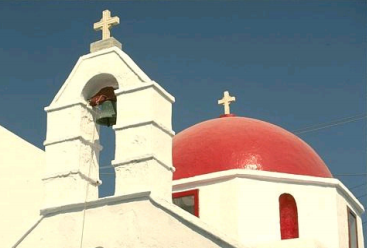
#> input picture Experiments/Image Segmentation exp/secondRound/1.PNG, 367 x 248 px, found by its file name
$ jupyter execute _kmeans.ipynb
#> lines starting #> are read from the running program, lines starting #| are printed output that depends on the picture
[cell 1]
import numpy as np
import pandas as pd
import cv2 as cv
from matplotlib import pyplot as plt
from sklearn.cluster import KMeans

[cell 2]
# img=cv.imread('189080.jpg')
img=cv.imread('1.png')
#> img is the input picture: shape (248, 367, 3); mean B, G, R 150.1, 155.5, 152.9
img=cv.cvtColor(img,cv.COLOR_BGR2RGB)

plt.imshow(img)
plt.xticks([])
plt.yticks([])
plt.grid(False)

[cell 3]
pic=cv.cvtColor(img,cv.COLOR_RGB2LUV)
#> pic: shape (248, 367, 3); mean of channels 0, 1, 2 161.4, 98.3, 139.6
plt.imshow(pic)

[cell 4]
pic_n = pic.reshape(pic.shape[0]*pic.shape[1], pic.shape[2])
pic_n.shape
#> Out = (91016, 3)

[cell 5]
import time as t
timearray=[]
segementedImg=[]

[cell 6]
clusterssize = [2,3,4,5,6,7,8,9,10]
error=[]

[cell 7]
for i in clusterssize:
    start=t.time()
    kmeans = KMeans(n_clusters=i, random_state=0).fit(pic_n)
    timearray.append(t.time()-start)
    segementedImg.append(kmeans.labels_)
    pic2show = kmeans.cluster_centers_[kmeans.labels_]
    cluster_pic = pic2show.reshape(pic.shape[0], pic.shape[1], pic.shape[2])
    error.append(np.linalg.norm(pic-cluster_pic))
    print(i)
#> after the loop, error = [9263.1, 5613.9, 4229.4, 3829.7, 3521.3, 3310.7, 2937.3, 2851.9, 2751.7]; segementedImg = 9 items; timearray = [0.0522, 0.0419, 0.0348, 0.0629, 0.074, 0.0725, 0.0742, 0.0848, 0.0824]

[cell 8]
plt.xlabel('Number of Clusters')
plt.ylabel('Error')
plt.plot(clusterssize,error)
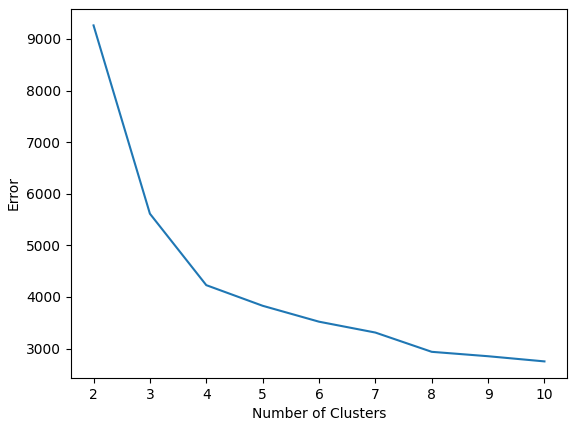
#> figure drawn by matplotlib, 1 panel

[cell 9]
plt.xlabel('Number of Clusters')
plt.ylabel('Time [Sec]')

plt.plot(np.arange(2,11,1),timearray)
np.savetxt("kmeans_timearray.csv", timearray, delimiter=",")
np.savetxt("kmeans_segementedImg.csv", segementedImg, delimiter=",")
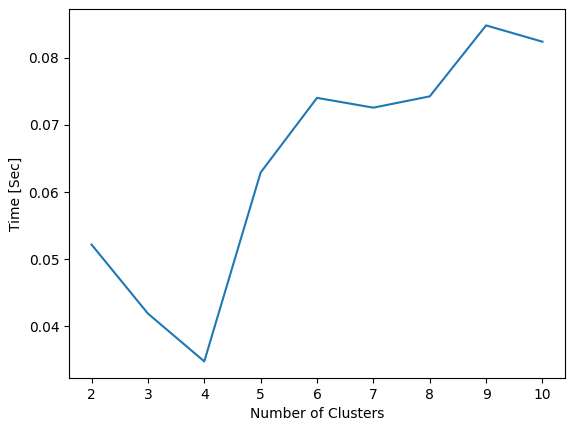
#> figure drawn by matplotlib, 1 panel

[cell 10]
cluster_pic = pic2show.reshape(pic.shape[0], pic.shape[1],3)
#> cluster_pic: shape (248, 367, 3) float64; mean of channels 0, 1, 2 161.4, 98.3, 139.6
plt.imshow(cluster_pic/255,cmap='gray')
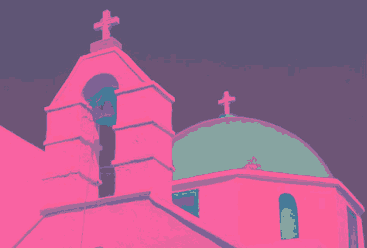
#> shown: shape (248, 367, 3) float64; mean R, G, B 0.633, 0.386, 0.548

[cell 11]
error
#> Out has the same summary as error

$ run again, with Experiments/Image Segmentation exp/secondRound/189080.jpg saved as Experiments/Image Segmentation exp/secondRound/1.PNG
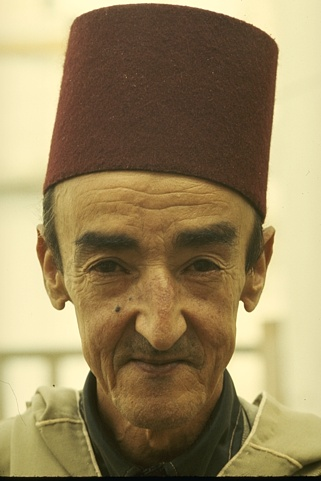
#> input picture Experiments/Image Segmentation exp/secondRound/189080.jpg, 321 x 481 px, found by its file name
#> img is the input picture: shape (481, 321, 3); mean B, G, R 94.2, 133.4, 151.8
#> pic: shape (481, 321, 3); mean of channels 0, 1, 2 140.2, 106.6, 163.6
#> after the loop `for i in clusterssize:`: error = [12535.7, 7668.8, 6227.7, 5266.5, 4351.8, 3879, 3551.5, 3290.5, 3061.8]; segementedImg = 9 items; timearray = [0.0746, 0.06, 0.101, 0.061, 0.0823, 0.2, 0.113, 0.117, 0.12]
#> `[cell 9] plt.xlabel('Number of Clusters') plt.ylabel('Time [Sec]')  pl..`:
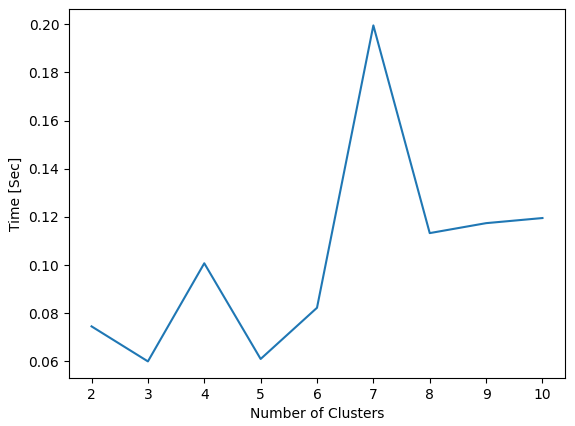
#> figure drawn by matplotlib, 1 panel
#> `[cell 10] cluster_pic = pic2show.reshape(pic.shape[0], pic.shape[1],3)..`:
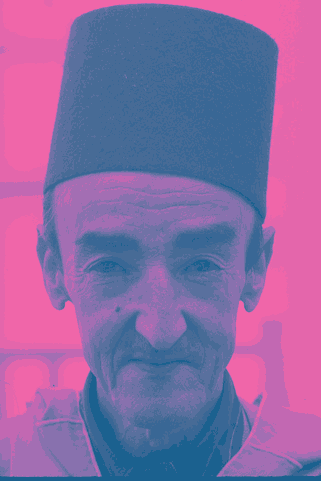
#> shown: shape (481, 321, 3) float64; mean R, G, B 0.549, 0.418, 0.642
#> `error`: Out has the same summary as error

$ run again, with Experiments/Image Segmentation exp/secondRound/1 (2).jpg saved as Experiments/Image Segmentation exp/secondRound/1.PNG
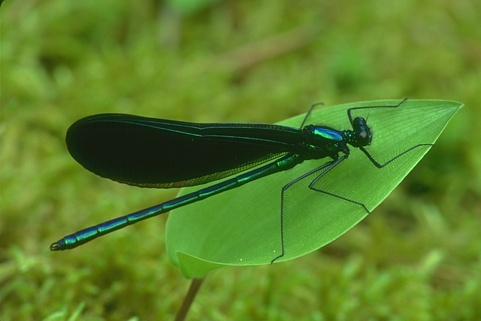
#> input picture Experiments/Image Segmentation exp/secondRound/1 (2).jpg, 481 x 321 px, found by its file name
#> img is the input picture: shape (321, 481, 3); mean B, G, R 40.8, 129, 93
#> pic: shape (321, 481, 3); mean of channels 0, 1, 2 125.5, 84.1, 183.5
#> after the loop `for i in clusterssize:`: error = [8352.9, 6189.3, 5064.3, 4423, 4072.9, 3744.2, 3551.2, 3372.3, 3197.6]; segementedImg = 9 items; timearray = [0.0763, 0.0745, 0.0558, 0.138, 0.112, 0.0855, 0.14, 0.179, 0.187]
#> `[cell 9] plt.xlabel('Number of Clusters') plt.ylabel('Time [Sec]')  pl..`:
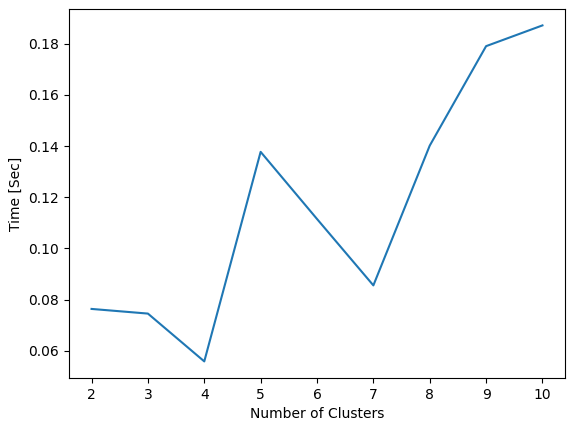
#> figure drawn by matplotlib, 1 panel
#> `[cell 10] cluster_pic = pic2show.reshape(pic.shape[0], pic.shape[1],3)..`:
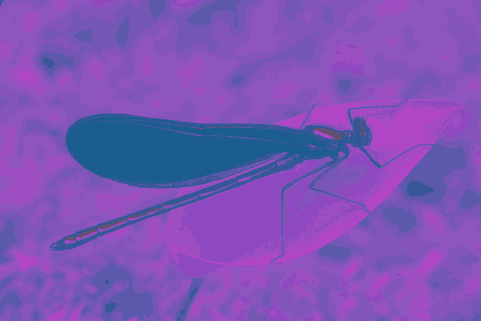
#> shown: shape (321, 481, 3) float64; mean R, G, B 0.493, 0.33, 0.72
#> `error`: Out has the same summary as error
